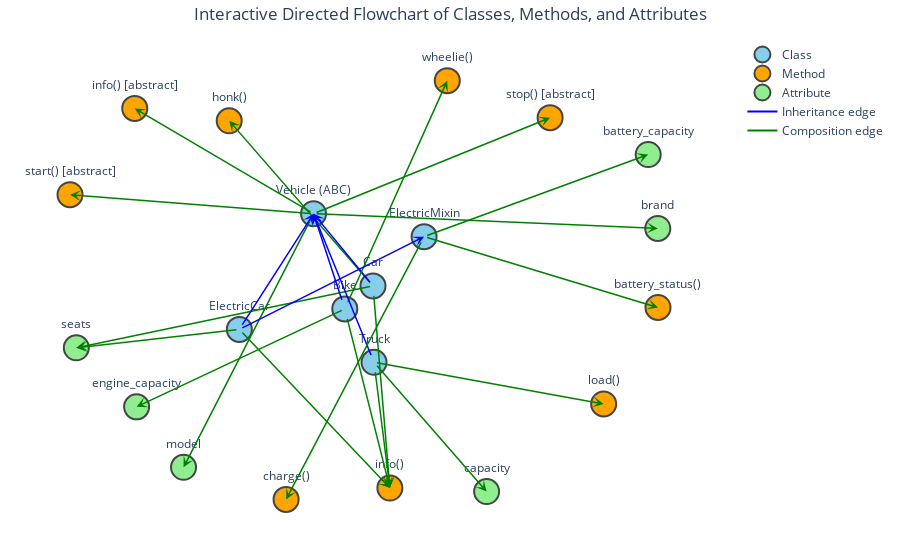

Write notebook code for a chart like this one.
### Markdown cell above
## 1. Interactive Flowchart

### Code cell
## === Define categories ===
classes = [
    "Vehicle (ABC)", "Car", "Bike", "Truck", "ElectricMixin", "ElectricCar"
]

methods = [
    "start() [abstract]", "stop() [abstract]", "info() [abstract]", "info()", 
    "honk()", "wheelie()", "load()", "charge()", "battery_status()"
]

attributes = [
    "brand", "model", "seats", "engine_capacity", "capacity",
    "battery_capacity"
]

# === Relationships ===
edges = [
    # Vehicle ABC
    ("Vehicle (ABC)", "brand", "composition"),
    ("Vehicle (ABC)", "model", "composition"),
    ("Vehicle (ABC)", "start() [abstract]", "composition"),
    ("Vehicle (ABC)", "stop() [abstract]", "composition"),
    ("Vehicle (ABC)", "info() [abstract]", "composition"),

    # Car
    ("Car", "seats", "composition"),
    ("Car", "honk()", "composition"),
    ("Car", "info()", "composition"),
    ("Car", "Vehicle (ABC)", "inheritance"),

    # Bike
    ("Bike", "engine_capacity", "composition"),
    ("Bike", "wheelie()", "composition"),
    ("Bike", "info()", "composition"),
    ("Bike", "Vehicle (ABC)", "inheritance"),

    # Truck
    ("Truck", "capacity", "composition"),
    ("Truck", "load()", "composition"),
    ("Truck", "info()", "composition"),
    ("Truck", "Vehicle (ABC)", "inheritance"),

    # ElectricMixin
    ("ElectricMixin", "battery_capacity", "composition"),
    ("ElectricMixin", "charge()", "composition"),
    ("ElectricMixin", "battery_status()", "composition"),

    # ElectricCar (multiple inheritance)
    ("ElectricCar", "Vehicle (ABC)", "inheritance"),
    ("ElectricCar", "ElectricMixin", "inheritance"),
    ("ElectricCar", "seats", "composition"),
    ("ElectricCar", "info()", "composition"),
]

# === Build graph ===
G = nx.DiGraph()
for src, dst, _ in edges:
    G.add_edge(src, dst)

# Layout positions
pos = nx.spring_layout(G, seed=42, k=1.2)

# === Categorization ===
def get_category(node):
    if node in classes:
        return "Class"
    elif node in methods:
        return "Method"
    elif node in attributes:
        return "Attribute"
    return "Other"

category_colors = {
    "Class": "skyblue",
    "Method": "orange",
    "Attribute": "lightgreen",
    "Other": "lightgray"
}

edge_colors = {
    "inheritance": "blue",
    "composition": "green"
}

# === Node traces ===
node_traces = []
for category, color in category_colors.items():
    x, y, text = [], [], []
    for node in G.nodes():
        if get_category(node) == category:
            x.append(pos[node][0])
            y.append(pos[node][1])
            text.append(node)
    node_traces.append(
        go.Scatter(
            x=x, y=y,
            mode="markers+text",
            text=text,
            textposition="top center",
            hoverinfo="text",
            marker=dict(size=25, color=color, line_width=2),
            name=category
        )
    )

# === Edge arrows (with colors by type) ===
annotations = []
for src, dst, rel_type in edges:
    x0, y0 = pos[src]
    x1, y1 = pos[dst]
    annotations.append(
        dict(
            ax=x0, ay=y0,
            x=x1, y=y1,
            xref="x", yref="y",
            axref="x", ayref="y",
            showarrow=True,
            arrowhead=3, arrowsize=1.2, arrowwidth=1.5,
            arrowcolor=edge_colors[rel_type]
        )
    )

# === Create figure ===
fig = go.Figure(data=node_traces)
fig.update_layout(
    title="Interactive Directed Flowchart of Classes, Methods, and Attributes",
    title_x=0.5,
    showlegend=True,
    legend=dict(x=1.05, y=1, bgcolor="rgba(255,255,255,0.7)", bordercolor="black"),
    margin=dict(l=20, r=20, t=40, b=20),
    xaxis=dict(showgrid=False, zeroline=False, showticklabels=False),
    yaxis=dict(showgrid=False, zeroline=False, showticklabels=False),
    plot_bgcolor="white",
    annotations=annotations
)

# === Add custom legend for edge types ===
for label, color in edge_colors.items():
    fig.add_trace(
        go.Scatter(
            x=[None], y=[None],
            mode="lines",
            line=dict(color=color, width=2),
            name=f"{label.capitalize()} edge"
        )
    )

fig.show()
import plotly.io as pio

# Optional: Save as SVG
pio.write_image(fig, "flowchart_static.svg", width=1200, height=800)

### Figure 1 — Plotly figure (JSON) as saved in the notebook; plotly's stock layout.template omitted (floating-point values rounded to 4 significant figures)
{"data": [{"hoverinfo": "text", "marker": {"color": "skyblue", "line": {"width": 2}, "size": 25}, "mode": "markers+text", "name": "Class", "text": ["Vehicle (ABC)", "Car", "Bike", "Truck", "ElectricMixin", "ElectricCar"], "textposition": "top center", "type": "scatter", "x": [-0.1658, 0.0327, -0.06136, 0.03618, 0.2034, -0.4135], "y": [0.3736, 0.03364, -0.07459, -0.3258, 0.2655, -0.171]}, {"hoverinfo": "text", "marker": {"color": "orange", "line": {"width": 2}, "size": 25}, "mode": "markers+text", "name": "Method", "text": ["start() [abstract]", "stop() [abstract]", "info() [abstract]", "honk()", "info()", "wheelie()", "load()", "charge()", "battery_status()"], "textposition": "top center", "type": "scatter", "x": [-0.9788, 0.6241, -0.7627, -0.4473, 0.08911, 0.2808, 0.8029, -0.2574, 0.9842], "y": [0.4629, 0.8257, 0.8693, 0.811, -0.9178, 1, -0.5221, -0.9712, -0.06793]}, {"hoverinfo": "text", "marker": {"color": "lightgreen", "line": {"width": 2}, "size": 25}, "mode": "markers+text", "name": "Attribute", "text": ["brand", "model", "seats", "engine_capacity", "capacity", "battery_capacity"], "textposition": "top center", "type": "scatter", "x": [0.9836, -0.5998, -0.9578, -0.7565, 0.4122, 0.9516], "y": [0.3042, -0.8201, -0.2575, -0.5356, -0.9344, 0.6522]}, {"hoverinfo": "text", "marker": {"color": "lightgray", "line": {"width": 2}, "size": 25}, "mode": "markers+text", "name": "Other", "text": [], "textposition": "top center", "type": "scatter", "x": [], "y": []}, {"line": {"color": "blue", "width": 2}, "mode": "lines", "name": "Inheritance edge", "type": "scatter", "x": [null], "y": [null]}, {"line": {"color": "green", "width": 2}, "mode": "lines", "name": "Composition edge", "type": "scatter", "x": [null], "y": [null]}], "layout": {"annotations": [{"arrowcolor": "green", "arrowhead": 3, "arrowsize": 1.2, "arrowwidth": 1.5, "ax": -0.1658, "axref": "x", "ay": 0.3736, "ayref": "y", "showarrow": true, "x": 0.9836, "xref": "x", "y": 0.3042, "yref": "y"}, {"arrowcolor": "green", "arrowhead": 3, "arrowsize": 1.2, "arrowwidth": 1.5, "ax": -0.1658, "axref": "x", "ay": 0.3736, "ayref": "y", "showarrow": true, "x": -0.5998, "xref": "x", "y": -0.8201, "yref": "y"}, {"arrowcolor": "green", "arrowhead": 3, "arrowsize": 1.2, "arrowwidth": 1.5, "ax": -0.1658, "axref": "x", "ay": 0.3736, "ayref": "y", "showarrow": true, "x": -0.9788, "xref": "x", "y": 0.4629, "yref": "y"}, {"arrowcolor": "green", "arrowhead": 3, "arrowsize": 1.2, "arrowwidth": 1.5, "ax": -0.1658, "axref": "x", "ay": 0.3736, "ayref": "y", "showarrow": true, "x": 0.6241, "xref": "x", "y": 0.8257, "yref": "y"}, {"arrowcolor": "green", "arrowhead": 3, "arrowsize": 1.2, "arrowwidth": 1.5, "ax": -0.1658, "axref": "x", "ay": 0.3736, "ayref": "y", "showarrow": true, "x": -0.7627, "xref": "x", "y": 0.8693, "yref": "y"}, {"arrowcolor": "green", "arrowhead": 3, "arrowsize": 1.2, "arrowwidth": 1.5, "ax": 0.0327, "axref": "x", "ay": 0.03364, "ayref": "y", "showarrow": true, "x": -0.9578, "xref": "x", "y": -0.2575, "yref": "y"}, {"arrowcolor": "green", "arrowhead": 3, "arrowsize": 1.2, "arrowwidth": 1.5, "ax": 0.0327, "axref": "x", "ay": 0.03364, "ayref": "y", "showarrow": true, "x": -0.4473, "xref": "x", "y": 0.811, "yref": "y"}, {"arrowcolor": "green", "arrowhead": 3, "arrowsize": 1.2, "arrowwidth": 1.5, "ax": 0.0327, "axref": "x", "ay": 0.03364, "ayref": "y", "showarrow": true, "x": 0.08911, "xref": "x", "y": -0.9178, "yref": "y"}, {"arrowcolor": "blue", "arrowhead": 3, "arrowsize": 1.2, "arrowwidth": 1.5, "ax": 0.0327, "axref": "x", "ay": 0.03364, "ayref": "y", "showarrow": true, "x": -0.1658, "xref": "x", "y": 0.3736, "yref": "y"}, {"arrowcolor": "green", "arrowhead": 3, "arrowsize": 1.2, "arrowwidth": 1.5, "ax": -0.06136, "axref": "x", "ay": -0.07459, "ayref": "y", "showarrow": true, "x": -0.7565, "xref": "x", "y": -0.5356, "yref": "y"}, {"arrowcolor": "green", "arrowhead": 3, "arrowsize": 1.2, "arrowwidth": 1.5, "ax": -0.06136, "axref": "x", "ay": -0.07459, "ayref": "y", "showarrow": true, "x": 0.2808, "xref": "x", "y": 1, "yref": "y"}, {"arrowcolor": "green", "arrowhead": 3, "arrowsize": 1.2, "arrowwidth": 1.5, "ax": -0.06136, "axref": "x", "ay": -0.07459, "ayref": "y", "showarrow": true, "x": 0.08911, "xref": "x", "y": -0.9178, "yref": "y"}, {"arrowcolor": "blue", "arrowhead": 3, "arrowsize": 1.2, "arrowwidth": 1.5, "ax": -0.06136, "axref": "x", "ay": -0.07459, "ayref": "y", "showarrow": true, "x": -0.1658, "xref": "x", "y": 0.3736, "yref": "y"}, {"arrowcolor": "green", "arrowhead": 3, "arrowsize": 1.2, "arrowwidth": 1.5, "ax": 0.03618, "axref": "x", "ay": -0.3258, "ayref": "y", "showarrow": true, "x": 0.4122, "xref": "x", "y": -0.9344, "yref": "y"}, {"arrowcolor": "green", "arrowhead": 3, "arrowsize": 1.2, "arrowwidth": 1.5, "ax": 0.03618, "axref": "x", "ay": -0.3258, "ayref": "y", "showarrow": true, "x": 0.8029, "xref": "x", "y": -0.5221, "yref": "y"}, {"arrowcolor": "green", "arrowhead": 3, "arrowsize": 1.2, "arrowwidth": 1.5, "ax": 0.03618, "axref": "x", "ay": -0.3258, "ayref": "y", "showarrow": true, "x": 0.08911, "xref": "x", "y": -0.9178, "yref": "y"}, {"arrowcolor": "blue", "arrowhead": 3, "arrowsize": 1.2, "arrowwidth": 1.5, "ax": 0.03618, "axref": "x", "ay": -0.3258, "ayref": "y", "showarrow": true, "x": -0.1658, "xref": "x", "y": 0.3736, "yref": "y"}, {"arrowcolor": "green", "arrowhead": 3, "arrowsize": 1.2, "arrowwidth": 1.5, "ax": 0.2034, "axref": "x", "ay": 0.2655, "ayref": "y", "showarrow": true, "x": 0.9516, "xref": "x", "y": 0.6522, "yref": "y"}, {"arrowcolor": "green", "arrowhead": 3, "arrowsize": 1.2, "arrowwidth": 1.5, "ax": 0.2034, "axref": "x", "ay": 0.2655, "ayref": "y", "showarrow": true, "x": -0.2574, "xref": "x", "y": -0.9712, "yref": "y"}, {"arrowcolor": "green", "arrowhead": 3, "arrowsize": 1.2, "arrowwidth": 1.5, "ax": 0.2034, "axref": "x", "ay": 0.2655, "ayref": "y", "showarrow": true, "x": 0.9842, "xref": "x", "y": -0.06793, "yref": "y"}, {"arrowcolor": "blue", "arrowhead": 3, "arrowsize": 1.2, "arrowwidth": 1.5, "ax": -0.4135, "axref": "x", "ay": -0.171, "ayref": "y", "showarrow": true, "x": -0.1658, "xref": "x", "y": 0.3736, "yref": "y"}, {"arrowcolor": "blue", "arrowhead": 3, "arrowsize": 1.2, "arrowwidth": 1.5, "ax": -0.4135, "axref": "x", "ay": -0.171, "ayref": "y", "showarrow": true, "x": 0.2034, "xref": "x", "y": 0.2655, "yref": "y"}, {"arrowcolor": "green", "arrowhead": 3, "arrowsize": 1.2, "arrowwidth": 1.5, "ax": -0.4135, "axref": "x", "ay": -0.171, "ayref": "y", "showarrow": true, "x": -0.9578, "xref": "x", "y": -0.2575, "yref": "y"}, {"arrowcolor": "green", "arrowhead": 3, "arrowsize": 1.2, "arrowwidth": 1.5, "ax": -0.4135, "axref": "x", "ay": -0.171, "ayref": "y", "showarrow": true, "x": 0.08911, "xref": "x", "y": -0.9178, "yref": "y"}], "legend": {"bgcolor": "rgba(255,255,255,0.7)", "bordercolor": "black", "x": 1.05, "y": 1}, "margin": {"b": 20, "l": 20, "r": 20, "t": 40}, "plot_bgcolor": "white", "showlegend": true, "title": {"text": "Interactive Directed Flowchart of Classes, Methods, and Attributes", "x": 0.5}, "xaxis": {"showgrid": false, "showticklabels": false, "zeroline": false}, "yaxis": {"showgrid": false, "showticklabels": false, "zeroline": false}}}
